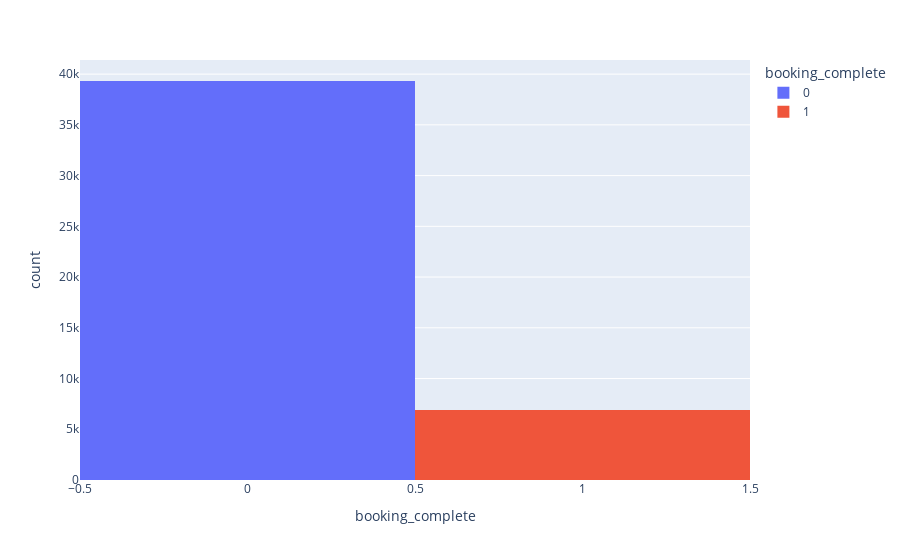

Here is the notebook cell this chart was saved with:
### Code cell
px.histogram(df,x=df.booking_complete,color='booking_complete')

### Figure 1 — Plotly figure (JSON) as saved in the notebook; plotly's stock layout.template omitted (floating-point values rounded to 4 significant figures; data arrays with more than 128 entries replaced by an {"elided": "..."} marker saying what was removed)
{"data": [{"alignmentgroup": "True", "bingroup": "x", "hovertemplate": "booking_complete=%{x}<br>count=%{y}<extra></extra>", "legendgroup": "0", "marker": {"color": "#636efa", "pattern": {"shape": ""}}, "name": "0", "offsetgroup": "0", "orientation": "v", "showlegend": true, "type": "histogram", "x": {"elided": "39324 int values"}, "xaxis": "x", "yaxis": "y"}, {"alignmentgroup": "True", "bingroup": "x", "hovertemplate": "booking_complete=%{x}<br>count=%{y}<extra></extra>", "legendgroup": "1", "marker": {"color": "#EF553B", "pattern": {"shape": ""}}, "name": "1", "offsetgroup": "1", "orientation": "v", "showlegend": true, "type": "histogram", "x": {"elided": "6936 int values"}, "xaxis": "x", "yaxis": "y"}], "layout": {"autosize": true, "barmode": "relative", "legend": {"title": {"text": "booking_complete"}, "tracegroupgap": 0}, "margin": {"t": 60}, "xaxis": {"anchor": "y", "autorange": true, "categoryarray": [0, 1], "categoryorder": "array", "domain": [0, 1], "range": [-0.5, 1.5], "title": {"text": "booking_complete"}, "type": "linear"}, "yaxis": {"anchor": "x", "autorange": true, "domain": [0, 1], "range": [0, 41390.0], "title": {"text": "count"}}}}
